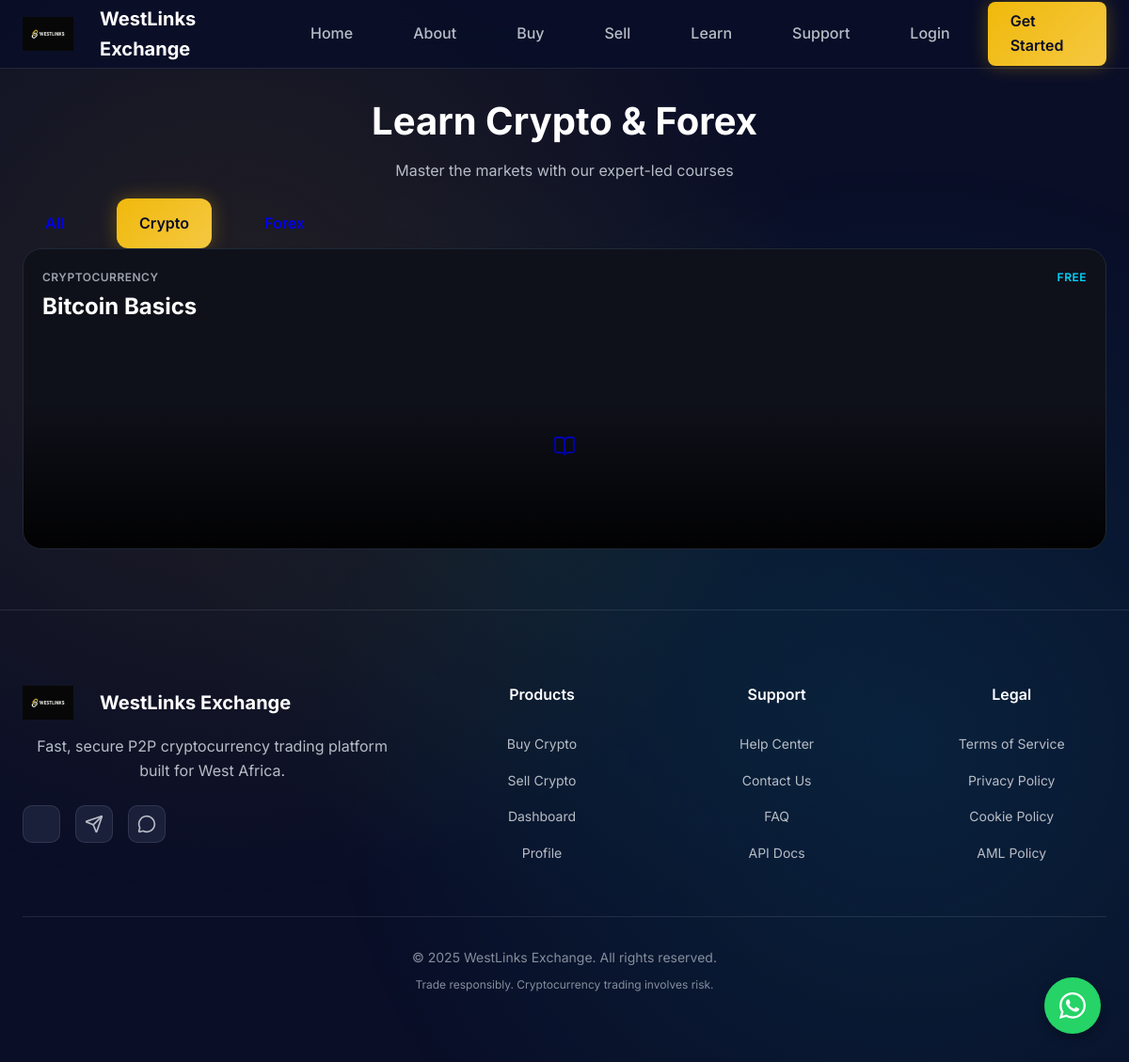
Screenshot of /learn/?category=crypto with the database file from the repository.
### learn_crypto/models.py (models this page shows, shortened)
class Course(models.Model):
    CATEGORY_CHOICES = (
        ('crypto', 'Cryptocurrency'),
        ('forex', 'Forex Trading'),
    )
    title = models.CharField(max_length=200)
    description = models.TextField()
    thumbnail = models.ImageField(upload_to='course_thumbnails/', null=True, blank=True)
    is_vip = models.BooleanField(default=False, help_text="Is this course for VIP members only?")
    category = models.CharField(max_length=20, choices=CATEGORY_CHOICES, default='crypto')
    created_at = models.DateTimeField(auto_now_add=True)
    updated_at = models.DateTimeField(auto_now=True)

### learn_crypto/views.py (the view)
# urls.py: path('', views.CourseListView.as_view(), name='course_list'),
class CourseListView(ListView):
    model = Course
    template_name = 'learn_crypto/course_list.html'
    context_object_name = 'courses'
    def get_queryset(self):
        queryset = super().get_queryset()
        category = self.request.GET.get('category')
        if category:
            queryset = queryset.filter(category=category)
        return queryset

### templates/learn_crypto/course_list.html (shortened to what this page needs)
{% extends 'base.html' %}
{% block content %}
<div class="cvp-container" style="margin-top: 2rem; margin-bottom: 4rem;">
    <div class="text-center mb-5">
        <h1 class="text-3xl font-bold mb-2">Learn Crypto & Forex</h1>
        <p class="text-secondary">Master the markets with our expert-led courses</p>
    </div>
    <div class="flex justify-center mb-8 gap-4">
        <a href="{% url 'learn_crypto:course_list' %}"
            class="btn {% if not request.GET.category %}btn-primary{% else %}btn-outline{% endif %}">All</a>
        <a href="{% url 'learn_crypto:course_list' %}?category=crypto"
            class="btn {% if request.GET.category == 'crypto' %}btn-primary{% else %}btn-outline{% endif %}">Crypto</a>
        <a href="{% url 'learn_crypto:course_list' %}?category=forex"
            class="btn {% if request.GET.category == 'forex' %}btn-primary{% else %}btn-outline{% endif %}">Forex</a>
    </div>
    <div class="grid grid-cols-1 md:grid-cols-2 lg:grid-cols-3 gap-6">
        {% for course in courses %}
        <a href="{% url 'learn_crypto:course_detail' course.pk %}" class="modern-course-card"
            style="text-decoration: none;">
            <div class="modern-card-header">
                <div class="modern-card-meta">
                    <span>{{ course.get_category_display }}</span>
                    {% if course.is_vip %}
                    <span class="text-yellow" style="display: flex; align-items: center; gap: 4px;"><i
                            data-lucide="crown" style="width: 14px; height: 14px;"></i> VIP</span>
                    {% else %}
                    <span class="text-cyan">Free</span>
                    {% endif %}
                </div>
                <h3 class="modern-card-title">{{ course.title }}</h3>
            </div>
            <div class="modern-card-visual">
                {% if course.thumbnail %}
                <img src="{{ course.thumbnail.url }}" alt="{{ course.title }}" class="modern-card-img">
                {% else %}
                <div class="flex items-center justify-center w-full h-full">
                    <i data-lucide="book-open" class="text-gray-600 w-24 h-24 opacity-20"></i>
                </div>
                {% endif %}
            </div>
            <div class="modern-card-overlay"></div>
        </a>
        {% endfor %}
    </div>
</div>
{% endblock %}

### static/css/app.css (style rules this page uses)
:root { --bg-primary: #0a0e27; --bg-secondary: #131829; --bg-tertiary: #1a1f3a; --bg-card: rgba(26, 31, 58, 0.8); --highlight-yellow: #f0b90b; --highlight-cyan: #00d4ff; --highlight-green: #0ecb81; --highlight-purple: #7c3aed; --text-primary: #ffffff; --text-secondary: #b7bdc6; --text-muted: #848e9c; --text-inverse: #0a0e27; --border-color: rgba(255, 255, 255, 0.1); --border-hover: rgba(240, 185, 11, 0.3); --shadow-sm: 0 2px 8px rgba(0, 0, 0, 0.3); --shadow-md: 0 4px 16px rgba(0, 0, 0, 0.4); --shadow-lg: 0 8px 32px rgba(0, 0, 0, 0.5); --glow-yellow: 0 0 20px rgba(240, 185, 11, 0.3); --glow-cyan: 0 0 20px rgba(0, 212, 255, 0.3); --glow-green: 0 0 20px rgba(14, 203, 129, 0.3); --spacing-xs: 0.5rem; --spacing-sm: 1rem; --spacing-md: 1.5rem; --spacing-lg: 2rem; --spacing-xl: 3rem; --font-family: 'Inter', -apple-system, BlinkMacSystemFont, 'Segoe UI', Roboto, sans-serif; --font-size-xs: 0.75rem; --font-size-sm: 0.875rem; --font-size-base: 1rem; --font-size-lg: 1.125rem; --font-size-xl: 1.25rem; --font-size-2xl: 1.5rem; --font-size-3xl: 2rem; --font-size-4xl: 2.5rem; --transition-fast: 150ms ease; --transition-base: 300ms ease; --transition-slow: 500ms ease; }
* { margin: 0; padding: 0; box-sizing: border-box; }
body { font-family: var(--font-family); background: var(--bg-primary); color: var(--text-primary); line-height: 1.6; min-height: 100vh; overflow-x: hidden; }
body::before { content: ''; position: fixed; top: 0; left: 0; width: 100%; height: 100%; background: radial-gradient(circle at 20% 30%, rgba(240, 185, 11, 0.1) 0%, transparent 50%), radial-gradient(circle at 80% 70%, rgba(0, 212, 255, 0.1) 0%, transparent 50%), radial-gradient(circle at 50% 50%, rgba(14, 203, 129, 0.05) 0%, transparent 50%); z-index: -1; pointer-events: none; animation: backgroundPulse 20s ease-in-out infinite; }
.cvp-container { max-width: 1280px; margin: 0 auto; padding: 0 var(--spacing-md); }
.btn { display: inline-flex; align-items: center; justify-content: center; gap: var(--spacing-xs); padding: 14px 24px; border: none; border-radius: 12px; font-size: var(--font-size-base); font-weight: 600; text-decoration: none; cursor: pointer; transition: all var(--transition-base); position: relative; overflow: hidden; }
.btn::before { content: ''; position: absolute; top: 0; left: -100%; width: 100%; height: 100%; background: linear-gradient(90deg, transparent, rgba(255, 255, 255, 0.2), transparent); transition: left 0.5s ease; }
.btn-primary { background: linear-gradient(135deg, var(--highlight-yellow), #f5c842); color: var(--text-inverse); box-shadow: var(--glow-yellow); }
h1, h2, h3, h4, h5, h6 { color: var(--text-primary); font-weight: 700; line-height: 1.2; margin-bottom: var(--spacing-md); }
h1 { font-size: var(--font-size-4xl); }
h3 { font-size: var(--font-size-2xl); }
p { color: var(--text-secondary); margin-bottom: var(--spacing-sm); }
.text-secondary { color: var(--text-secondary); }
.text-cyan { color: var(--highlight-cyan); }
.mb-2 { margin-bottom: var(--spacing-sm); }
.text-center { text-align: center; }
.flex { display: flex; }
.items-center { align-items: center; }
.gap-4 { gap: var(--spacing-lg); }
.grid { display: grid; }
.modern-course-card { background-color: #0f111a; border-radius: 20px; padding: 20px; position: relative; overflow: hidden; transition: transform 0.3s ease, box-shadow 0.3s ease; border: 1px solid #1f2937; display: flex; flex-direction: column; height: 100%; min-height: 320px; }
.modern-card-header { margin-bottom: 0.75rem; z-index: 2; }
.modern-card-meta { font-size: 0.75rem; color: #9ca3af; margin-bottom: 0.5rem; display: flex; justify-content: space-between; align-items: center; font-weight: 600; letter-spacing: 0.5px; text-transform: uppercase; }
.modern-card-title { font-size: 1.5rem; font-weight: 700; color: #fff; line-height: 1.2; }
.modern-card-visual { flex-grow: 1; display: flex; align-items: center; justify-content: center; position: relative; margin-top: 0.5rem; z-index: 1; }
.modern-card-overlay { position: absolute; bottom: 0; left: 0; width: 100%; height: 50%; background: linear-gradient(to top, rgba(0, 0, 0, 0.9), transparent); z-index: 1; pointer-events: none; }

### rows the page displays
Course: category "CRYPTOCURRENCY", is_vip "FREE", title "Bitcoin Basics"
